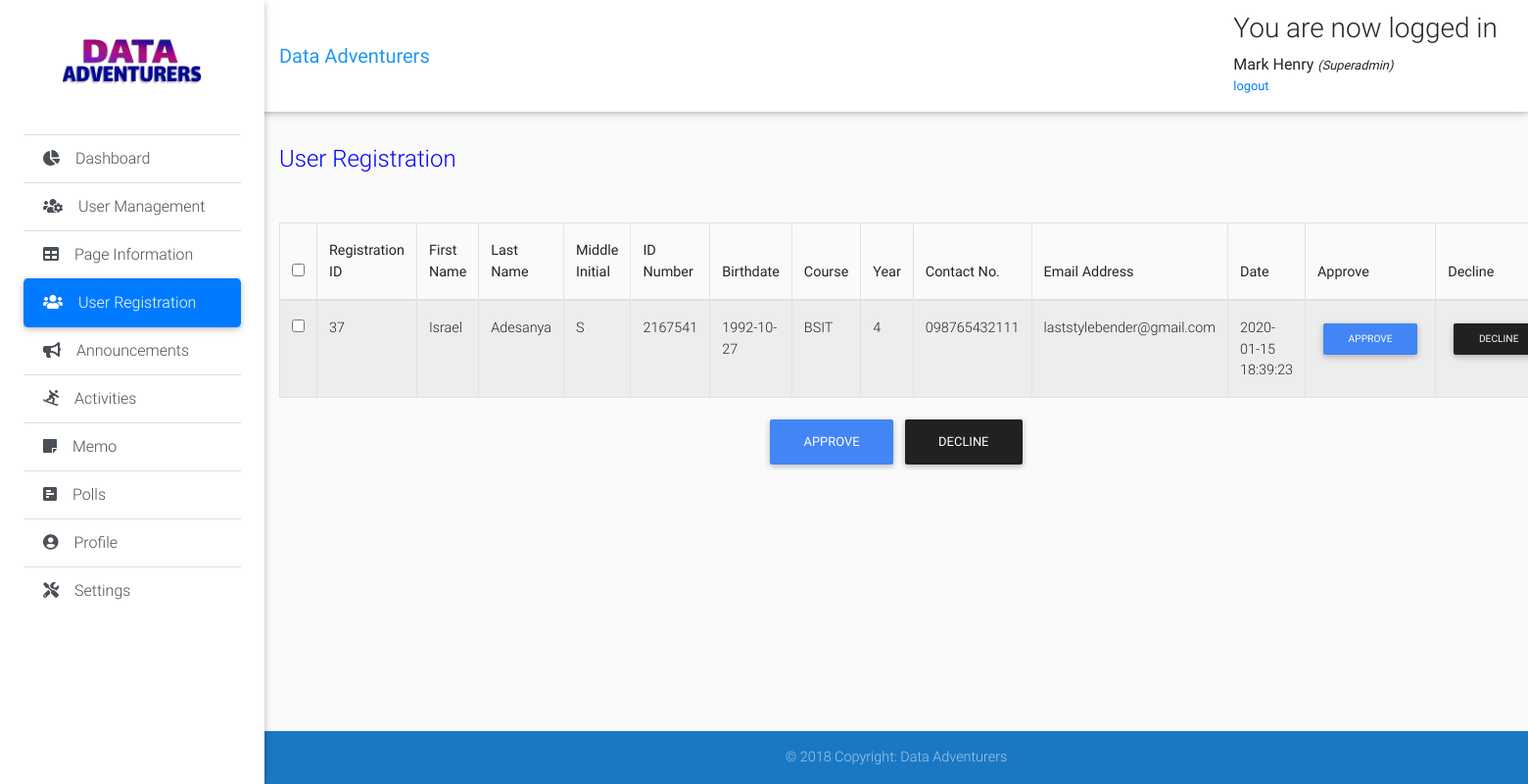
The page /super-admin-modules/user-registration.php (signed in) on the database its author committed.
### tables this page shows
CREATE TABLE IF NOT EXISTS `page_info` (
  `id` int(11) NOT NULL AUTO_INCREMENT,
  `about` varchar(1000) NOT NULL,
  `mission` varchar(1000) NOT NULL,
  `vision` varchar(1000) NOT NULL,
  `address` varchar(250) NOT NULL,
  `contact` varchar(250) NOT NULL,
  `email` varchar(250) NOT NULL,
  `image` varchar(1000) NOT NULL,
  PRIMARY KEY (`id`)
);

CREATE TABLE IF NOT EXISTS `requests` (
  `id` int(11) NOT NULL AUTO_INCREMENT,
  `first_name` varchar(50) NOT NULL,
  `last_name` varchar(50) NOT NULL,
  `middle_initial` varchar(10) NOT NULL,
  `id_number` varchar(50) NOT NULL,
  `email_add` varchar(50) NOT NULL,
  `password` varchar(500) NOT NULL,
  `cpassword` varchar(500) NOT NULL,
  `Birthdate` varchar(50) NOT NULL,
  `course` varchar(50) NOT NULL,
  `Year` varchar(50) NOT NULL,
  `contact_num` varchar(50) NOT NULL,
  `date` datetime NOT NULL,
  PRIMARY KEY (`id`)
);

### super-admin-modules/user-registration.php (the view, shortened to what this page needs)
<?php
include "header.php";
 ?>
 <div class="list-group list-group-flush">
   <a href="dashboard.php" class="list-group-item list-group-item-action waves-effect">
     <i class="fas fa-chart-pie mr-3"></i>Dashboard</a>
   <a href="members.php" class="list-group-item list-group-item-action waves-effect">
     <i class="fas fa-users-cog mr-3"></i>User Management</a>
   <a href="page-information.php" class="list-group-item list-group-item-action waves-effect">
     <i class="fas fa-table mr-3"></i>Page Information</a>
   <a href="user-registration.php" class="list-group-item list-group-item-action active waves-effect">
     <i class="fas fa-users mr-3"></i>User Registration</a>
   <a href="announcements.php" class="list-group-item list-group-item-action  waves-effect">
     <i class="fas fa-bullhorn mr-3"></i>Announcements</a>
   <a href="activities.php" class="list-group-item list-group-item-action waves-effect">
     <i class="fas fa-snowboarding mr-3"></i>Activities</a>
   <a href="memo.php" class="list-group-item list-group-item-action waves-effect">
     <i class="fas fa-sticky-note mr-3"></i>Memo</a>
   <a href="polls.php" class="list-group-item list-group-item-action waves-effect">
     <i class="fas fa-poll-h mr-3"></i>Polls</a>
   <a href="profile.php" class="list-group-item list-group-item-action waves-effect">
     <i class="fas fa-user-circle mr-3"></i>Profile</a>
   <a href="settings.php" class="list-group-item list-group-item-action waves-effect">
     <i class="fas fa-tools mr-3"></i>Settings</a>
 </div>
    </div>
  </header>
<main class="pt-5 mx-lg-6">
  <div class="container-fluid mt-5">
    <div class="page-title">
      <br>
      <br>
        <h4 class="mb-2 mb-sm-0 pt-1">
          <span>User Registration</span>
        </h4>
    </div>
            <form class="form1" method="post">
            <?php
            $result=mysqli_query($link, "select * from requests");
              echo "<table class='table table-striped table-bordered mydatatable'  cellspacing='0' style='width: 100%'>";
              echo  "<thead>";
              echo  "<tr>";
              echo  "<th>"; echo "<input type='checkbox' class='select-all'/>"; echo "</th>";
              echo  "<th>"; echo "Registration ID"; echo "</th>";
              echo  "<th>"; echo "First Name"; echo "</th>";
              echo  "<th>"; echo "Last Name"; echo "</th>";
              echo  "<th>"; echo "Middle Initial"; echo "</th>";
              echo  "<th>"; echo "ID Number"; echo "</th>";
              echo  "<th>"; echo "Birthdate"; echo "</th>";
              echo  "<th>"; echo "Course"; echo "</th>";
              echo  "<th>"; echo "Year"; echo "</th>";
              echo  "<th>"; echo "Contact No."; echo "</th>";
              echo  "<th>"; echo "Email Address"; echo "</th>";
              echo  "<th>"; echo "Date"; echo "</th>";
              echo  "<th>"; echo "Approve"; echo "</th>";
              echo  "<th>"; echo "Decline"; echo "</th>";
              echo  "</tr>";
              echo "</thead>";
              echo "<tbody>";
              while($row=mysqli_fetch_array($result))
              {
                  echo "<tr>";?>
                 <td><input type="checkbox" id="select-all" value="<?=$row['id']?>" name="id[]"></td>
                  <?php
                  echo "<td>"; echo $row["id"]; echo "</td>";
                  echo "<td>"; echo $row["first_name"]; echo "</td>";
                  echo "<td>"; echo $row["last_name"]; echo "</td>";
                  echo "<td>"; echo $row["middle_initial"]; echo "</td>";
                  echo "<td>"; echo $row["id_number"]; echo "</td>";
                  echo "<td>"; echo $row["Birthdate"]; echo "</td>";
                  echo "<td>"; echo $row["course"]; echo "</td>";
                  echo "<td>"; echo $row["Year"]; echo "</td>";
                  echo "<td>"; echo $row["contact_num"]; echo "</td>";
                  echo "<td>"; echo $row["email_add"]; echo "</td>";
                  echo "<td>"; echo $row["date"]; echo "</td>";
                  echo "<td>"; ?> <button class="btn btn-primary btn-sm" data-toggle="button" aria-pressed="false" autocomplete="off" onclick="window.location.href =
                                  'approve.php?id=<?php echo $row["id"]; ?>'">
                                   Approve</button> <?php echo "</td>";
                  echo "<td>"; ?> <button class="btn btn-dark btn-sm" onclick="window.location.href =
                                  'decline.php?id=<?php echo $row["id"]; ?>'">
                                   Decline</button> <?php echo "</td>";
                }
              echo "</tbody>";
              echo "</table>";
              ?>
              <div class="d-flex justify-content-center">
                <input type="submit" name="aprrove" value="approve"  class="btn btn-primary">
                <input type="submit" name="decline" value="decline" class="btn btn-dark">
              </div>
            </form>
            </div>
</main>
  <?php
  include "footer.php";
  ?>

### super-admin-modules/header.php (shortened to what this page needs)
<?php
include "connection.php";
 ?>
<!DOCTYPE html>
<html lang="en">
<head>
  <link rel="stylesheet" href="https://ajax.googleapis.com/ajax/libs/jqueryui/1.12.1/themes/smoothness/jquery-ui.css">
  <link rel="stylesheet" href="https://stackpath.bootstrapcdn.com/bootstrap/4.3.1/css/bootstrap.min.css">
  <link rel="stylesheet" type="text/css" href="https://cdn.datatables.net/v/bs4/dt-1.10.20/datatables.min.css"/>
  <link rel="stylesheet" href="https://use.fontawesome.com/releases/v5.11.2/css/all.css">
  <link href="../css/bootstrap.min.css" rel="stylesheet">
  <link href="../css/mdb.min.css" rel="stylesheet">
  <link href="../css/style.min.css" rel="stylesheet">
  <link href="../css/style.css" rel="stylesheet">
</head>
  <body class="grey lighten-5">
    <header>
      <nav class="navbar fixed-top navbar-expand-lg navbar-light white scrolling-navbar">
        <div class="container-fluid">
          <a class="navbar-brand waves-effect" href="page-information.php" target="_blank">
            <strong class="blue-text">Data Adventurers</strong>
          </a>
          <div class="collapse navbar-collapse" id="navbarSupportedContent">
            <div class="content">
              <?php if (isset($_SESSION['success'])) : ?>
                <div class="error success" >
                  <h3>
                    <?php
                    echo $_SESSION['success'];
                    ?>
                  </h3>
                </div>
              <?php endif ?>
              <div class="profile_info">
                <div>
                  <?php  if (isset($_SESSION['user'])) : ?>
                    <strong>
                      <?php
                      echo $_SESSION['user']['first_name'];
                      ?>
                    </strong>
                    <small>
                      <i>(<?php echo ucfirst($_SESSION['user']['role']); ?>)</i>
                      <br>
                      <ul class="navbar-nav nav-flex-icons">
                        <li class="nav-item">
                          <a href="header.php?logout='1'" >logout</a>
                        </li>
                      </ul>
                    </small>
                  <?php endif ?>
                </div>
              </div>
            </div>
          </div>
        </div>
      </nav>
      <div class="sidebar-fixed position-fixed">
        <?php
              $result=mysqli_query($link, "select * from page_info");
              $row=mysqli_fetch_array($result);
              ?>
        <a class="logo-wrapper waves-effect">
          <img src=" <?php echo $row['image']; ?>" class="img-fluid" height="200" width="200" alt="">
        </a>

### css/style.css (style rules this page uses)
* { padding: 0; margin: 0; }
html { position: relative; min-height: 100%; }
body { margin-bottom: 150px; }
.page-title { margin-bottom: 50px; color: blue; }

### rows shown on the page
page_info: image (picture)
requests: id "37", first_name "Israel", last_name "Adesanya", middle_initial "S", id_number "2167541", Birthdate "1992-10-27", course "BSIT", Year "4", contact_num "098765432111", email_add "laststylebender@gmail.com", date "2020-01-15 18:39:23"

### other values the page prints
$_SESSION['success'] "You are now logged in"
$_SESSION['user']['first_name'] "Mark Henry"
$_SESSION['user']['role'] "Superadmin"
